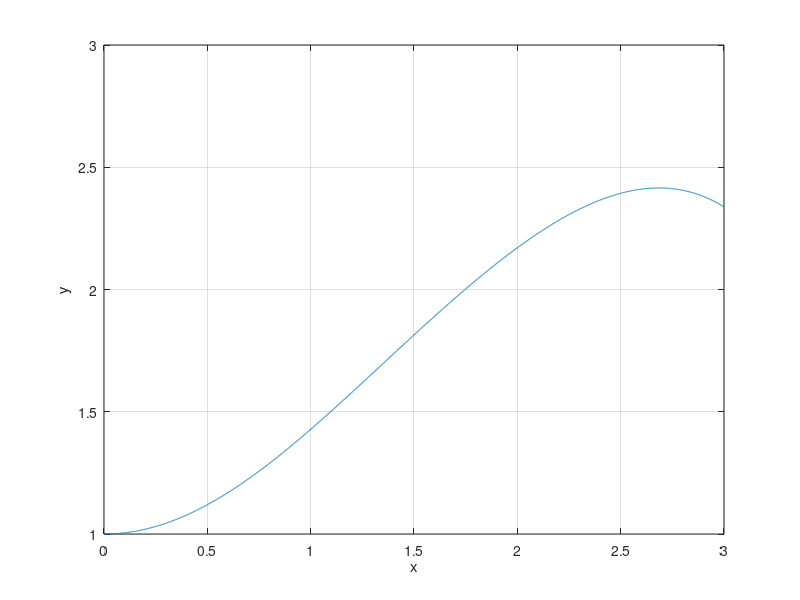

MATLAB code to generate this figure:
% Risto Tõldsep 185402IACB
% Ylesanne 9

clear all

% Defineerime funktsioonid
f1 = @(x, y, z) z;      % z == y'
f2 = @(x, y, z) y^2 - x*(x+z);

% Algtingimused y(0) = 1  | y'(0) = 0
x0 = 0;
y0 = 1;
z0 = 0;

% L6ik [0, 3] = [x0, x1]
x1 = 3;

% Sammu pikkus
h = 0.001;

% S6lmed
x = x0:h:x1;
y(1) = y0;
z(1) = z0;

% Euleri meetod
for i = 1: ((x1 - x0) / h)
    y(i + 1) = y(i) + h*f1(x(i), y(i), z(i));
    z(i + 1) = z(i) + h*f2(x(i), y(i), z(i));
end

% Joonestame graafiku
plot(x, y)
grid on
xlabel('x')
ylabel('y')
